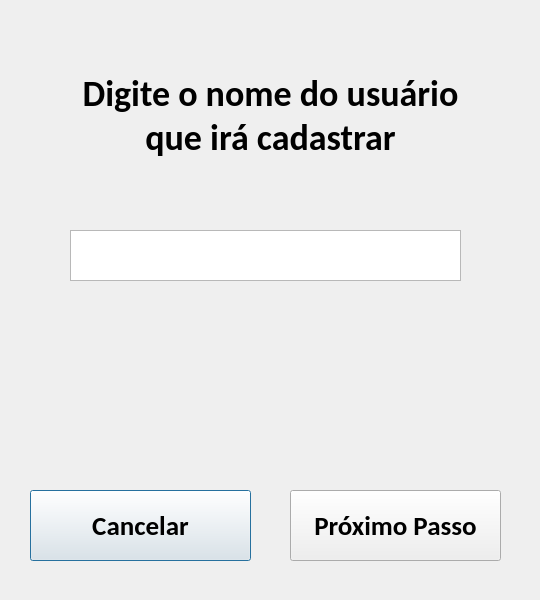
<?xml version="1.0" encoding="UTF-8"?>
<ui version="4.0">
 <class>Dialog</class>
 <widget class="QDialog" name="Dialog">
  <property name="geometry">
   <rect>
    <x>0</x>
    <y>0</y>
    <width>540</width>
    <height>600</height>
   </rect>
  </property>
  <property name="windowTitle">
   <string>Reconhecedor</string>
  </property>
  <widget class="QPushButton" name="back">
   <property name="geometry">
    <rect>
     <x>30</x>
     <y>490</y>
     <width>221</width>
     <height>71</height>
    </rect>
   </property>
   <property name="font">
    <font>
     <family>Calibri</family>
     <pointsize>20</pointsize>
     <weight>75</weight>
     <bold>true</bold>
    </font>
   </property>
   <property name="text">
    <string>Cancelar</string>
   </property>
  </widget>
  <widget class="QPushButton" name="forward">
   <property name="geometry">
    <rect>
     <x>290</x>
     <y>490</y>
     <width>211</width>
     <height>71</height>
    </rect>
   </property>
   <property name="font">
    <font>
     <family>Calibri</family>
     <pointsize>20</pointsize>
     <weight>75</weight>
     <bold>true</bold>
    </font>
   </property>
   <property name="text">
    <string>Próximo Passo</string>
   </property>
  </widget>
  <widget class="QTextEdit" name="textEdit">
   <property name="geometry">
    <rect>
     <x>70</x>
     <y>230</y>
     <width>391</width>
     <height>51</height>
    </rect>
   </property>
  </widget>
  <widget class="QLabel" name="label">
   <property name="geometry">
    <rect>
     <x>60</x>
     <y>40</y>
     <width>421</width>
     <height>151</height>
    </rect>
   </property>
   <property name="font">
    <font>
     <family>Calibri</family>
     <pointsize>27</pointsize>
     <weight>75</weight>
     <bold>true</bold>
    </font>
   </property>
   <property name="text">
    <string>Digite o nome do usuário  que irá cadastrar</string>
   </property>
   <property name="alignment">
    <set>Qt::AlignCenter</set>
   </property>
   <property name="wordWrap">
    <bool>true</bool>
   </property>
  </widget>
 </widget>
 <resources/>
 <connections/>
</ui>
